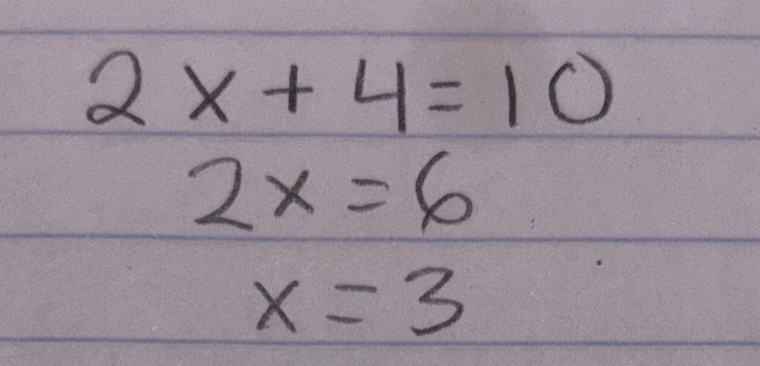
#> input picture data/solution.jpg, 1520 x 732 px (shown at 1/2 size)
$ python segment.py
#> lines starting #> are read from the running program, lines starting #| are printed output that depends on the picture; after the words box and inside, x2 and y2 are one past the last pixel; in counts of white or black regions, pixels touching at a corner belong together
# segment.py: takes a photo of a multi-line solution and splits it into seperate lines
# usage: python segment.py data/A_sol1.jpg   (if no photo is given, uses data/solution.jpg)

import cv2
import numpy as np
import os  # for making folders + deleting files
import glob  # finding files by name pattern
import sys  # NEW: to read the photo name from the command line

photo = sys.argv[1] if len(sys.argv) > 1 else "data/solution.jpg"  # NEW
img = cv2.imread(photo, cv2.IMREAD_GRAYSCALE)  # load photo in grayscale
#> img: shape (732, 1520); min 34, max 188, mean 145.6
if img is None:  # NEW: clear error if the photo can't be opened
    sys.exit(f"could not open {photo}")

# NEW: shrink big phone photos so the size-based settings below work the same on every photo
MAX_W = 1000
if img.shape[1] > MAX_W:
    scale = MAX_W / img.shape[1]
#> scale = 0.658
    img = cv2.resize(img, None, fx=scale, fy=scale, interpolation=cv2.INTER_AREA)
#> img: shape (482, 1000)
h, w = img.shape  # height and width in pixels
#> h = 482; w = 1000

# 1. clean the whole photo (same as preprocess.py in examples)

bg = cv2.medianBlur(img, 101)  # blur away the writings to just paper + shadows
norm = cv2.divide(img, bg, scale=255)  # divide out shadows so paper is evenly white
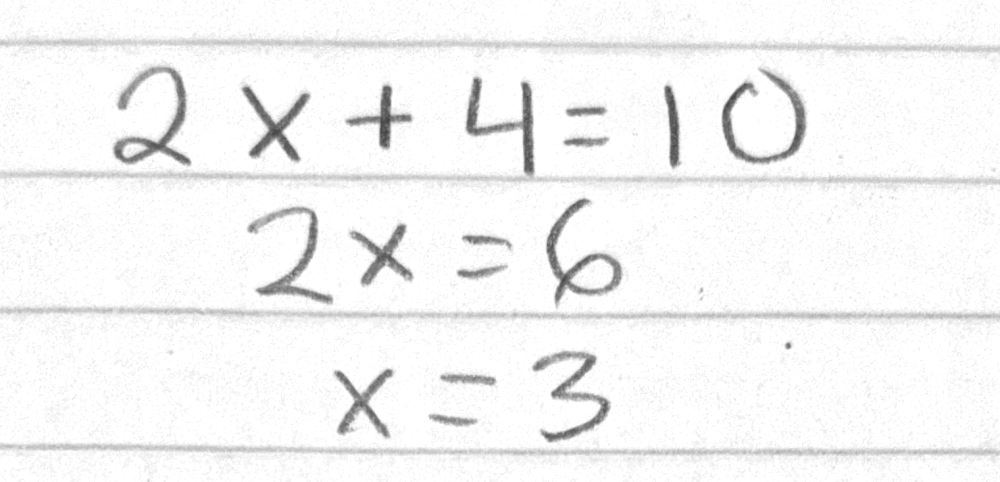
#> norm: shape (482, 1000); min 63, max 255, mean 244.9
_, binary = cv2.threshold(norm, 0, 255, cv2.THRESH_BINARY_INV + cv2.THRESH_OTSU)  # writing = white, paper = black
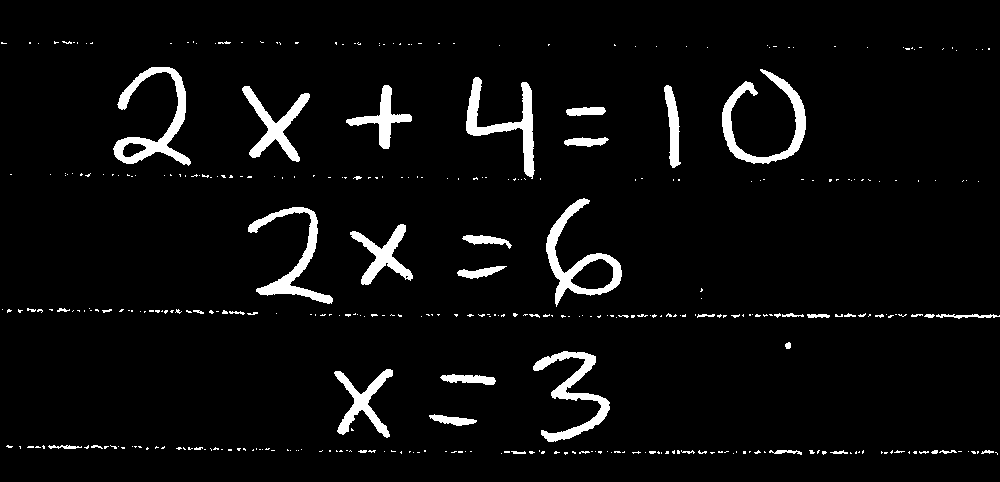
#> binary: shape (482, 1000); 4.7% white; 385 white regions (338 under 20 px), largest, box (x1, y1, x2, y2) and area: (113, 67, 191, 166) 2210, (722, 69, 806, 164) 2034, (546, 198, 622, 307) 2002

# find every separate blob of ink and keep ones that look like writing
n, labels, stats, _ = cv2.connectedComponentsWithStats(binary)
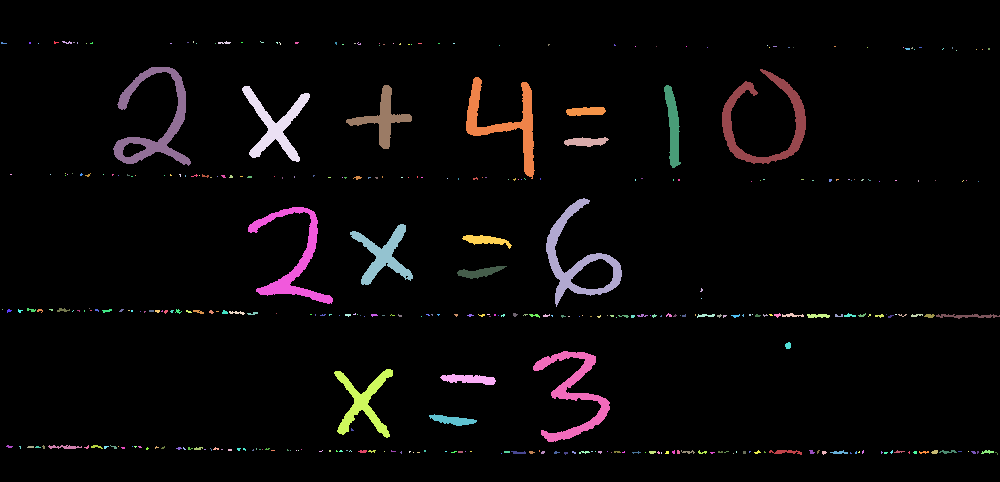
#> labels: shape (482, 1000) int32; 386 distinct labels, from 0 to 385; one colour per label, 0 black
#> n = 386; stats = 386 rows, first 6: [0, 0, 1000, 482, 459415], [54, 41, 5, 3, 8], [62, 41, 10, 3, 17], [193, 41, 1, 2, 2], [218, 41, 13, 3, 23], [260, 41, 4, 2, 4]
keep = np.zeros_like(binary)  # blank image to put kept blobs into
for i in range(1, n):  # search each blob (ignore 0, it's the background)
    x, y, bw, bh, area = stats[i]
    touches_edge = x == 0 or y == 0 or x + bw >= w or y + bh >= h
    if area > 40 and bw < w * 0.5 and not touches_edge:  # keep if not tiny noise (small enough to keep "=" bars and minus signs), not a paper ruled line, not edge junk
        keep[labels == i] = 255
#> this loop made 385 passes
#> (x, y, bw, bh, area) on passes 4, 60, 61: (218, 41, 13, 3, 23), (113, 67, 78, 99, 2210), (722, 69, 84, 95, 2034)
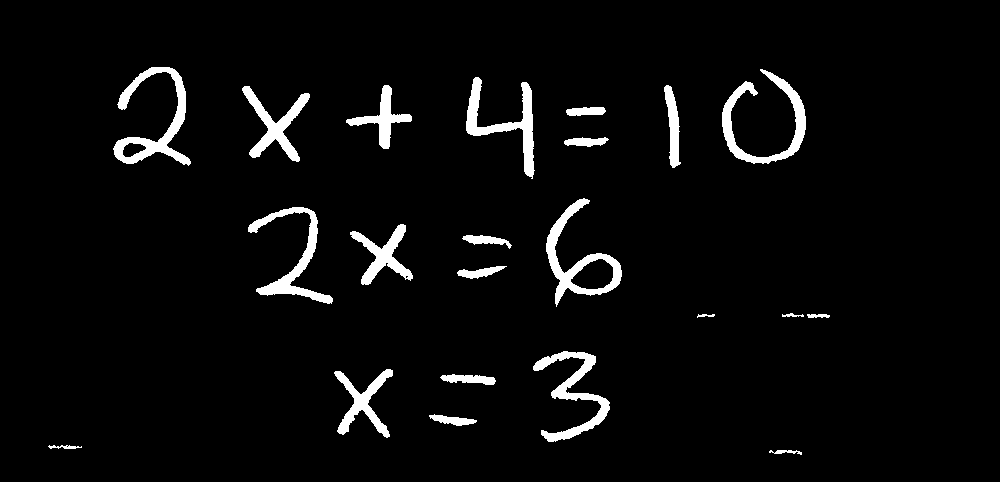
#> keep: shape (482, 1000); 4.2% white; 22 white regions, largest, box (x1, y1, x2, y2) and area: (113, 67, 191, 166) 2210, (722, 69, 806, 164) 2034, (546, 198, 622, 307) 2002

# 2. count pen stroke pixels in each row
row_ink = (keep > 0).sum(axis=1)  # one number per row: how many ink pixels it has
#> row_ink = 482 values, max 170 at index 142, min 0 at index 0, mean 41.67
has_ink = row_ink > 0  # True for rows with ink, False for blank rows

# 3. group rows with ink into lines (start row, end row)
lines = []
start = None  # None = not inside a line right now
for y in range(h):  # go through each row in the image
    if has_ink[y] and start is None:
        start = y  # the line begins
    elif not has_ink[y] and start is not None:
        if y - start > 20:  # skip noise lines that are too thin to be writing
            lines.append((start, y))
        start = None  # the line ended
#> after the loop, lines = [(67, 179), (198, 307), (351, 442)]
if start is not None:
    lines.append((start, h))  # a line ran to the bottom

os.makedirs("output", exist_ok=True)  # make output folder if missing
os.makedirs("debug", exist_ok=True)  # NEW: keeps every photo's line images so you can look at them later
photo_name = os.path.splitext(os.path.basename(photo))[0]  # NEW: "data/1.jpeg" -> "1"
for f in glob.glob("output/line_*.jpg"):
    os.remove(f)  # delete old line images

# 4. crop each line and save it
pad = 20  # margin around each line
for i, (y0, y1) in enumerate(lines):  # i = line number, y0/y1 = its top/bottom rows
    strip = keep[y0:y1]  # just this line's rows
    xs = np.where(strip.any(axis=0))[0]  # columns that have ink in this line
    x0, x1 = max(xs.min() - pad, 0), min(xs.max() + pad, w)  # left and right edges of the writing
    crop = 255 - keep[max(y0 - pad, 0):min(y1 + pad, h), x0:x1]  # flip to black on white for TrOCR
    cv2.imwrite(f"output/line_{i}.jpg", crop)
    cv2.imwrite(f"debug/{photo_name}_line_{i}.jpg", crop)  # NEW: copy for checking later
#> this loop made 3 passes
#> (y0, y1, x0, x1) on passes 1 to 3: (67, 179, 93, 825), (198, 307, 228, 641), (351, 442, 314, 629)
#> pass 1, `strip = keep[y0:y1]  # just this line's rows`:
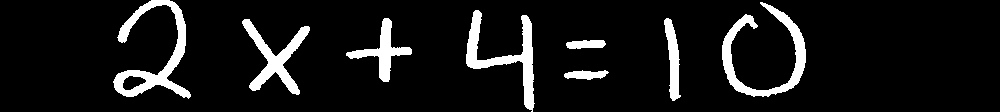
#> strip: shape (112, 1000); 9% white; 8 white regions, largest, box (x1, y1, x2, y2) and area: (113, 0, 191, 99) 2210, (722, 2, 806, 97) 2034, (466, 10, 535, 112) 1848
#> pass 1, `crop = 255 - keep[max(y0 - pad, 0):min(y1 + pad, h), x0:x1]`:
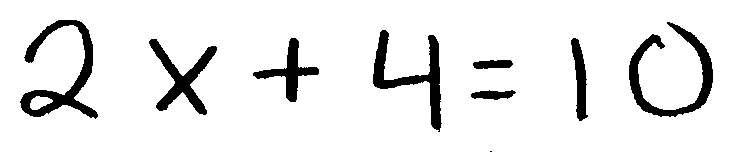
#> crop: shape (152, 732); 90.9% white; 9 black regions (1 under 20 px), largest, box (x1, y1, x2, y2) and area: (20, 20, 98, 119) 2210, (629, 22, 713, 117) 2034, (373, 30, 442, 132) 1848
#> pass 2, `crop = 255 - keep[max(y0 - pad, 0):min(y1 + pad, h), x0:x1]`:
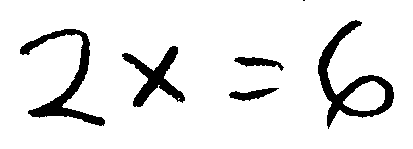
#> crop: shape (149, 413); 90.6% white; 6 black regions (1 under 20 px), largest, box (x1, y1, x2, y2) and area: (318, 20, 394, 129) 2002, (20, 29, 105, 126) 1822, (122, 46, 185, 107) 1302, (234, 57, 284, 71) 325, (229, 88, 279, 101) 322

print(f"{photo}: found {len(lines)} lines")
#| data/solution.jpg: found 3 lines

$ run again, with data/2.jpeg copied over data/solution.jpg
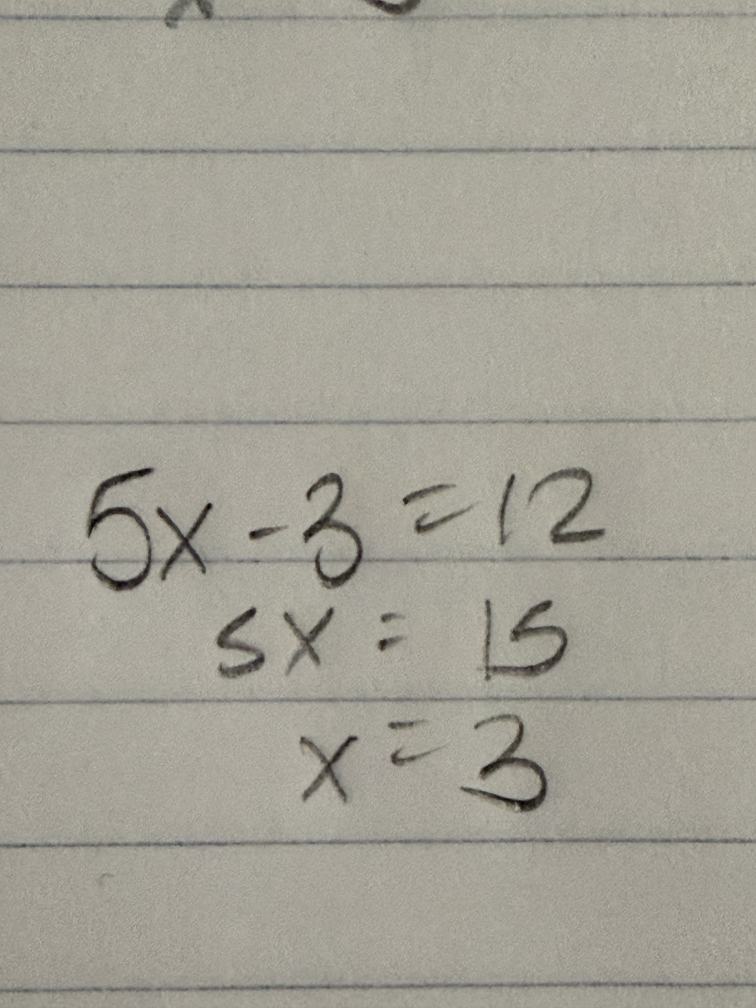
#> input picture data/2.jpeg, 3024 x 4032 px (shown at 1/4 size)
#> binary: shape (1333, 1000); 4.1% white; 297 white regions (146 under 20 px), largest, box (x1, y1, x2, y2) and area: (0, 1108, 1000, 1122) 4334, (100, 617, 213, 783) 4229, (640, 793, 751, 901) 3782
#> labels: shape (1333, 1000) int32; 298 distinct labels, from 0 to 297
#> n = 298; stats = 298 rows, first 6: [0, 0, 1000, 1333, 1278852], [215, 0, 68, 38, 1160], [481, 0, 76, 23, 957], [720, 19, 7, 5, 21], [776, 19, 6, 3, 13], [783, 19, 14, 4, 39]
#> the loop `for i in range(1, n):  # search each blob (ignore 0, it's the backgrou..` made 297 passes
#> after the loop `for i in range(1, n):  # search each blob (ignore 0, it's the backgrou..`:
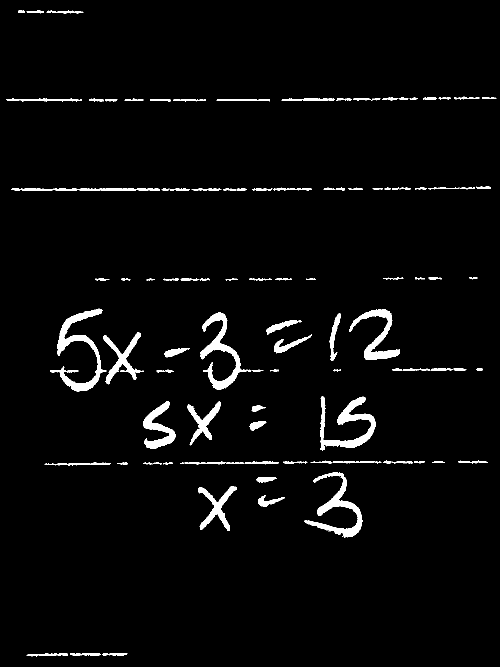
#> keep: shape (1333, 1000) (shown at 1/2 size); 3.1% white; 99 white regions, largest, box (x1, y1, x2, y2) and area: (100, 617, 213, 783) 4229, (640, 793, 751, 901) 3782, (400, 625, 503, 779) 3648
#> row_ink = 1333 values, max 671 at index 378, min 0 at index 0, mean 31.11
#> after the loop `for y in range(h):`: lines = [(617, 783), (793, 901), (945, 1075)]
#> the loop `for i, (y0, y1) in enumerate(lines):` made 3 passes
#> (y0, y1, x0, x1) on passes 1 to 3: (617, 783, 80, 985), (793, 901, 266, 770), (945, 1075, 376, 744)
#> pass 2, `crop = 255 - keep[max(y0 - pad, 0):min(y1 + pad, h), x0:x1]`:
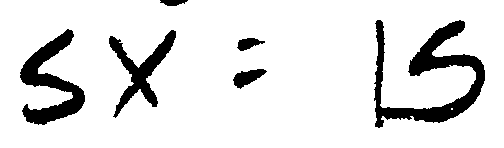
#> crop: shape (148, 504); 88.5% white; 6 black regions, box (x1, y1, x2, y2) and area: (374, 20, 485, 128) 3782, (20, 29, 85, 125) 2423, (109, 30, 176, 118) 1692, (233, 69, 267, 89) 361, (237, 38, 265, 51) 212, (160, 0, 188, 6) 122
#| data/solution.jpg: found 3 lines
